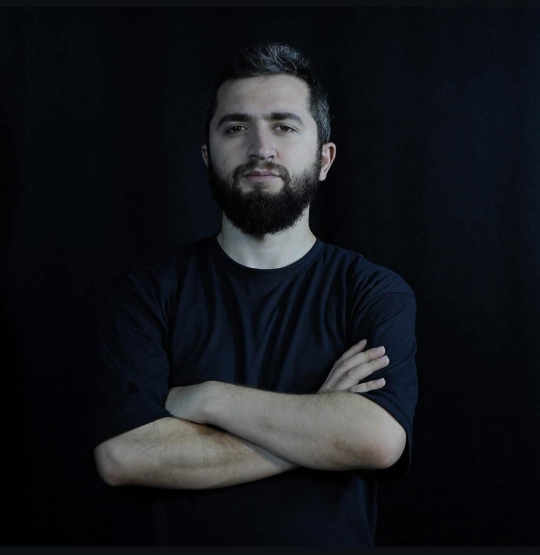
#> input picture foto.jpg, 1080 x 1110 px (shown at 1/2 size)
$ python cizim.py
#> lines starting #> are read from the running program, lines starting #| are printed output that depends on the picture; after the words box and inside, x2 and y2 are one past the last pixel; in counts of white or black regions, pixels touching at a corner belong together
import cv2
import turtle

# ================= FOTOĞRAF =================
img_path = "foto.jpg"

img = cv2.imread(img_path, cv2.IMREAD_GRAYSCALE)
#> img: shape (1110, 1080); min 0, max 196, mean 23.3
if img is None:
    raise FileNotFoundError("foto.jpg bulunamadı!")

# Kenar algılama
edges = cv2.Canny(img, 40, 120)
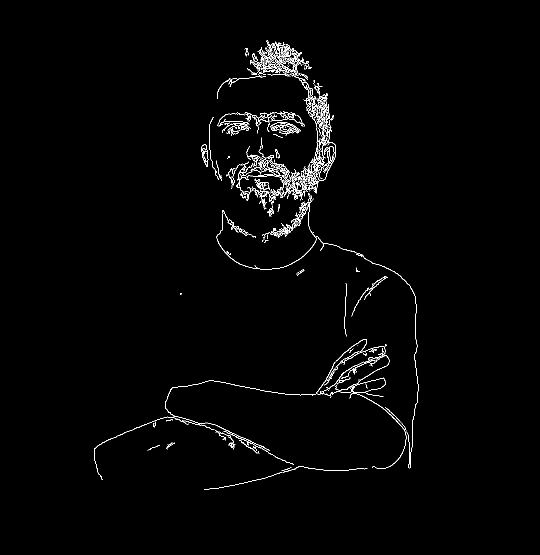
#> edges: shape (1110, 1080) (shown at 1/2 size); 1.3% white in thin lines or dots, all inside (x1, y1, x2, y2) = (188, 80, 837, 979)
h, w = edges.shape
#> h = 1110; w = 1080

# ================= TURTLE =================
#> (the run stopped early here; a loop or call above may not have finished)
